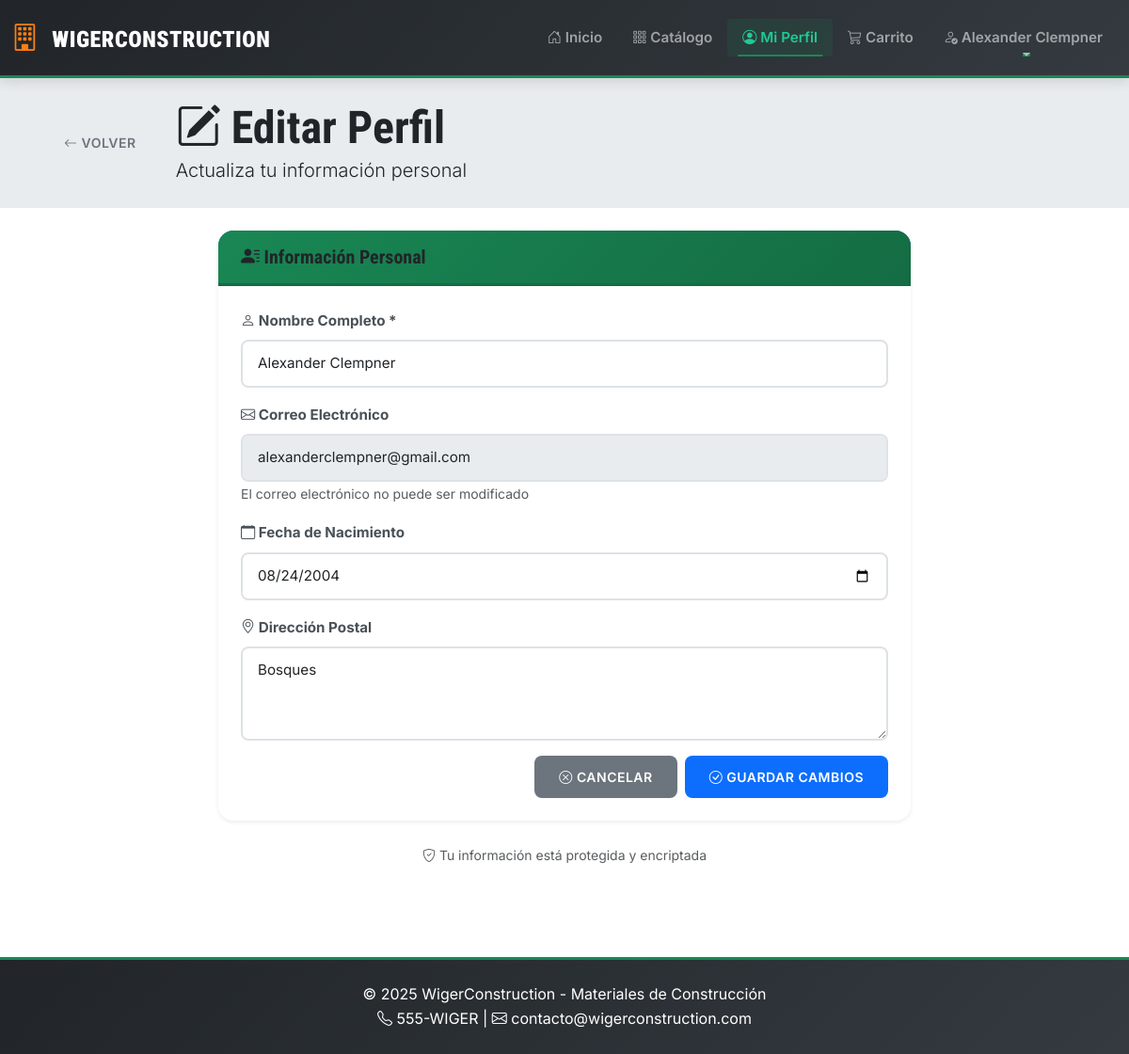
/editar_perfil.php (signed in), run on the app's committed database.
### tables this page shows
CREATE TABLE `Usuarios` (
  `ID_Usuario` int NOT NULL,
  `Nombre_Usuario` varchar(100) NOT NULL,
  `Correo_Electronico` varchar(255) NOT NULL,
  `Contrasena` varchar(255) NOT NULL,
  `Fecha_Nacimiento` date DEFAULT NULL,
  `Numero_Tarjeta_Bancaria` varchar(255) DEFAULT NULL,
  `Direccion_Postal` text,
  `id_rol` int NOT NULL DEFAULT '1'
);

### html/config/database.php (called while the page is built, shortened)
<?php
function getDBConnection() {
    try {
        $dsn = "mysql:host=" . DB_HOST . ";dbname=" . DB_NAME . ";charset=" . DB_CHARSET;
        $options = [
            PDO::ATTR_ERRMODE            => PDO::ERRMODE_EXCEPTION,
            PDO::ATTR_DEFAULT_FETCH_MODE => PDO::FETCH_ASSOC,
            PDO::ATTR_EMULATE_PREPARES   => false,
        ];
        $pdo = new PDO($dsn, DB_USER, DB_PASSWORD, $options);
        return $pdo;
    } catch (PDOException $e) {
        error_log("Error de conexión a BD: " . $e->getMessage());
        return null;
    }
}
function getUserById($userId) {
    $conn = getDBConnection();
    try {
        $stmt = $conn->prepare("SELECT ID_Usuario, Nombre_Usuario, Correo_Electronico, Fecha_Nacimiento, Numero_Tarjeta_Bancaria, Direccion_Postal, id_rol FROM Usuarios WHERE ID_Usuario = :id");
        $stmt->execute(['id' => $userId]);
        return $stmt->fetch();
    } catch (PDOException $e) {
        error_log("Error al obtener usuario: " . $e->getMessage());
        return null;
    }
}
?>

### html/editar_perfil.php (the view, shortened to what this page needs)
<?php
require_once 'config/database.php';
$usuario = getUserById($_SESSION['user_id']);
?>
<!DOCTYPE html>
<html lang="es">
<head>
    <link href="https://cdn.jsdelivr.net/npm/bootstrap@5.3.0/dist/css/bootstrap.min.css" rel="stylesheet">
    <link rel="stylesheet" href="https://cdn.jsdelivr.net/npm/bootstrap-icons@1.11.0/font/bootstrap-icons.css">
    <link rel="stylesheet" href="styles.css">
</head>
<body>
    <?php include 'components/navbar.php'; ?>
    <div class="bg-light py-4">
        <div class="container">
            <div class="d-flex align-items-center">
                <a href="perfil_usuario.php" class="btn btn-outline-secondary me-3">
                    <i class="bi bi-arrow-left"></i> Volver
                </a>
                <div>
                    <h1 class="display-5 fw-bold mb-0">
                        <i class="bi bi-pencil-square"></i> Editar Perfil
                    </h1>
                    <p class="lead mb-0">Actualiza tu información personal</p>
                </div>
            </div>
        </div>
    </div>
    <div class="container mt-4 mb-5">
        <div class="row justify-content-center">
            <div class="col-lg-8">
                <div class="card shadow-sm">
                    <div class="card-header bg-primary text-white">
                        <h5 class="mb-0"><i class="bi bi-person-lines-fill"></i> Información Personal</h5>
                    </div>
                    <div class="card-body p-4">
                        <form action="auth/update_profile.php" method="POST" id="editarPerfilForm">
                            <div class="mb-3">
                                <label for="nombre" class="form-label fw-bold">
                                    <i class="bi bi-person"></i> Nombre Completo *
                                </label>
                                <input type="text" class="form-control" id="nombre" name="nombre"
                                       value="<?php echo htmlspecialchars($usuario['Nombre_Usuario']); ?>"
                                       required>
                            </div>
                            <div class="mb-3">
                                <label for="email" class="form-label fw-bold">
                                    <i class="bi bi-envelope"></i> Correo Electrónico
                                </label>
                                <input type="email" class="form-control" id="email"
                                       value="<?php echo htmlspecialchars($usuario['Correo_Electronico']); ?>"
                                       readonly disabled>
                                <small class="form-text text-muted">El correo electrónico no puede ser modificado</small>
                            </div>
                            <div class="mb-3">
                                <label for="fecha_nacimiento" class="form-label fw-bold">
                                    <i class="bi bi-calendar"></i> Fecha de Nacimiento
                                </label>
                                <input type="date" class="form-control" id="fecha_nacimiento" name="fecha_nacimiento"
                                       value="<?php echo htmlspecialchars($usuario['Fecha_Nacimiento'] ?? ''); ?>">
                            </div>
                            <div class="mb-3">
                                <label for="direccion" class="form-label fw-bold">
                                    <i class="bi bi-geo-alt"></i> Dirección Postal
                                </label>
                                <textarea class="form-control" id="direccion" name="direccion" rows="3"
                                          placeholder="Calle, número, colonia, ciudad, código postal"><?php echo htmlspecialchars($usuario['Direccion_Postal'] ?? ''); ?></textarea>
                            </div>
                            <div class="d-grid gap-2 d-md-flex justify-content-md-end">
                                <a href="perfil_usuario.php" class="btn btn-secondary">
                                    <i class="bi bi-x-circle"></i> Cancelar
                                </a>
                                <button type="submit" class="btn btn-primary">
                                    <i class="bi bi-check-circle"></i> Guardar Cambios
                                </button>
                            </div>
                        </form>
                    </div>
                </div>
                <div class="text-center mt-4 text-muted">
                    <small>
                        <i class="bi bi-shield-check"></i> Tu información está protegida y encriptada
                    </small>
                </div>
            </div>
        </div>
    </div>
    <?php include 'components/footer.php'; ?>
</body>
</html>

### html/styles.css (style rules this page uses)
:root { --construction-green: #198754; --construction-green-dark: #146c43; --construction-green-light: #20c997; --construction-orange: #fd7e14; --construction-orange-dark: #dc6502; --construction-gray: #6c757d; --construction-gray-dark: #495057; --construction-gray-light: #adb5bd; --construction-concrete: #e9ecef; --construction-steel: #495057; --construction-cement: #dee2e6; --primary-color: #198754; --secondary-color: #6c757d; --success-color: #198754; --danger-color: #dc3545; --warning-color: #fd7e14; --info-color: #0dcaf0; --dark-color: #212529; --light-color: #f8f9fa; --font-primary: 'Inter', -apple-system, BlinkMacSystemFont, sans-serif; --font-headings: 'Roboto Condensed', 'Inter', sans-serif; --spacing-xs: 0.25rem; --spacing-sm: 0.5rem; --spacing-md: 1rem; --spacing-lg: 1.5rem; --spacing-xl: 2rem; --spacing-xxl: 3rem; --border-radius: 0.5rem; --border-radius-lg: 1rem; --border-radius-sm: 0.25rem; --shadow-sm: 0 2px 4px rgba(0, 0, 0, 0.1); --shadow-md: 0 4px 12px rgba(0, 0, 0, 0.12); --shadow-lg: 0 8px 24px rgba(0, 0, 0, 0.15); --shadow-xl: 0 12px 32px rgba(0, 0, 0, 0.18); --transition-fast: 0.15s ease; --transition-base: 0.3s ease; --transition-slow: 0.5s ease; }
* { margin: 0; padding: 0; box-sizing: border-box; }
body { font-family: var(--font-primary); font-size: 16px; line-height: 1.6; color: var(--dark-color); background-color: #ffffff; min-height: 100vh; display: flex; flex-direction: column; -webkit-font-smoothing: antialiased; -moz-osx-font-smoothing: grayscale; }
h1, h2, h3, h4, h5, h6 { font-family: var(--font-headings); font-weight: 700; line-height: 1.2; color: var(--dark-color); margin-bottom: var(--spacing-md); }
h1 { font-size: 2.5rem; }
h5 { font-size: 1.25rem; }
p { margin-bottom: var(--spacing-md); }
a { color: var(--construction-green); text-decoration: none; transition: color var(--transition-fast); }
.btn { font-family: var(--font-primary); font-weight: 600; padding: 0.625rem 1.5rem; border-radius: var(--border-radius); border: 2px solid transparent; transition: all var(--transition-base); text-transform: uppercase; letter-spacing: 0.5px; font-size: 0.875rem; position: relative; overflow: hidden; }
.btn::before { content: ''; position: absolute; top: 50%; left: 50%; width: 0; height: 0; border-radius: 50%; background: rgba(255, 255, 255, 0.2); transform: translate(-50%, -50%); transition: width 0.6s, height 0.6s; }
.card { border: none; border-radius: var(--border-radius-lg); overflow: hidden; transition: all var(--transition-base); box-shadow: var(--shadow-sm); background: #ffffff; }
.card-header { background: linear-gradient(135deg, var(--construction-green) 0%, var(--construction-green-dark) 100%); color: #ffffff; font-weight: 700; padding: 1rem 1.5rem; border-bottom: 3px solid var(--construction-green-dark); }
.card-body { padding: 1.5rem; }
.form-label { font-weight: 600; color: var(--construction-steel); margin-bottom: var(--spacing-sm); font-size: 0.95rem; }
.form-control, .form-select { border: 2px solid var(--construction-cement); border-radius: var(--border-radius); padding: 0.75rem 1rem; font-size: 0.95rem; transition: all var(--transition-base); background-color: #ffffff; }
.form-control::placeholder { color: var(--construction-gray-light); }
textarea.form-control { resize: vertical; min-height: 100px; }
.bg-light { background-color: var(--construction-concrete) !important; }
html { scroll-behavior: smooth; }

### data on the page
usuarios: nombre "Alexander Clempner", Correo_Electronico "alexanderclempner@gmail.com", fecha_nacimiento "08/24/2004", direccion "Bosques"

### other printed values
$_SESSION['user_name'] "Alexander Clempner"
